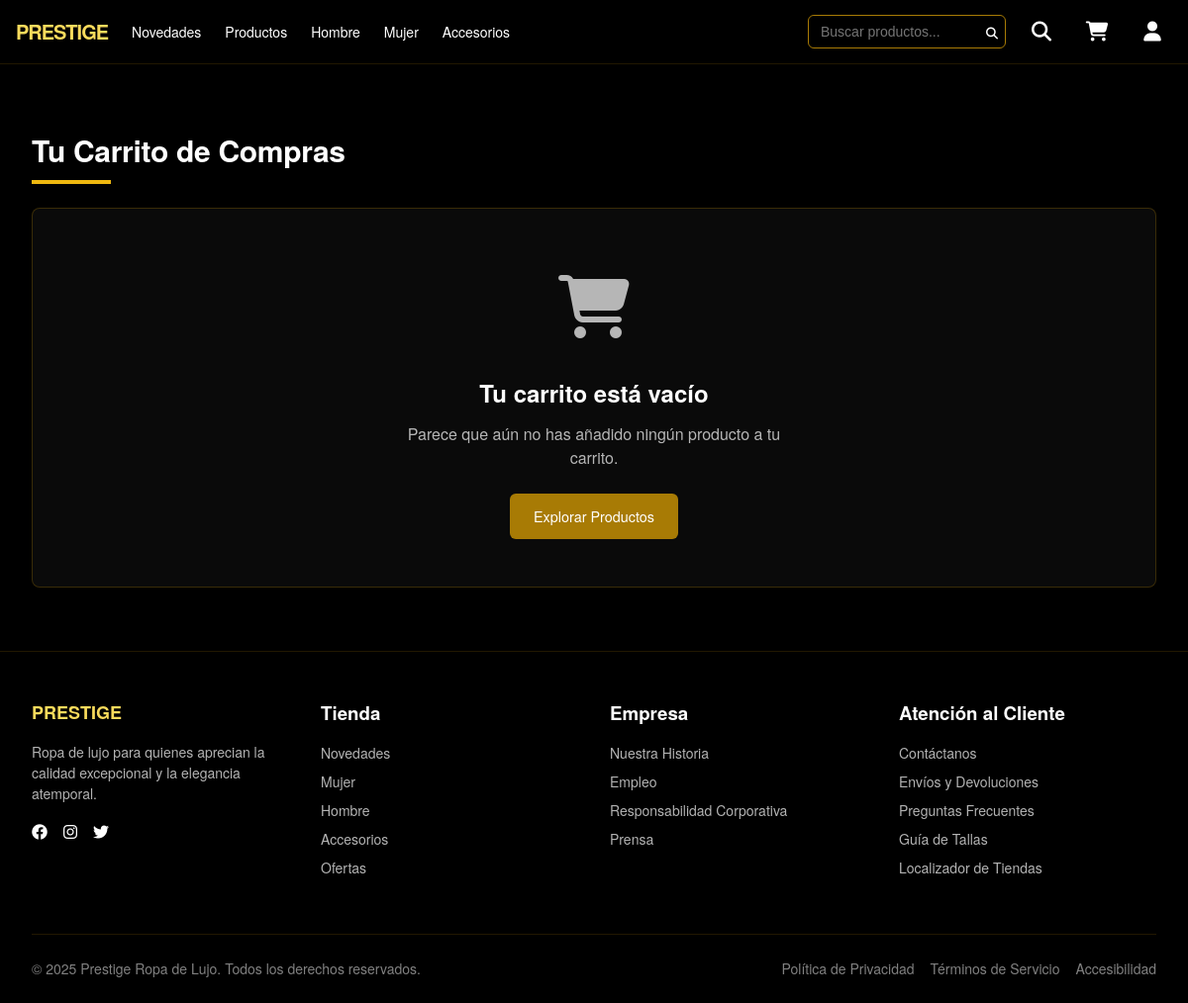
/store/cart/ (signed in), run on an earlier commit of the app's database.
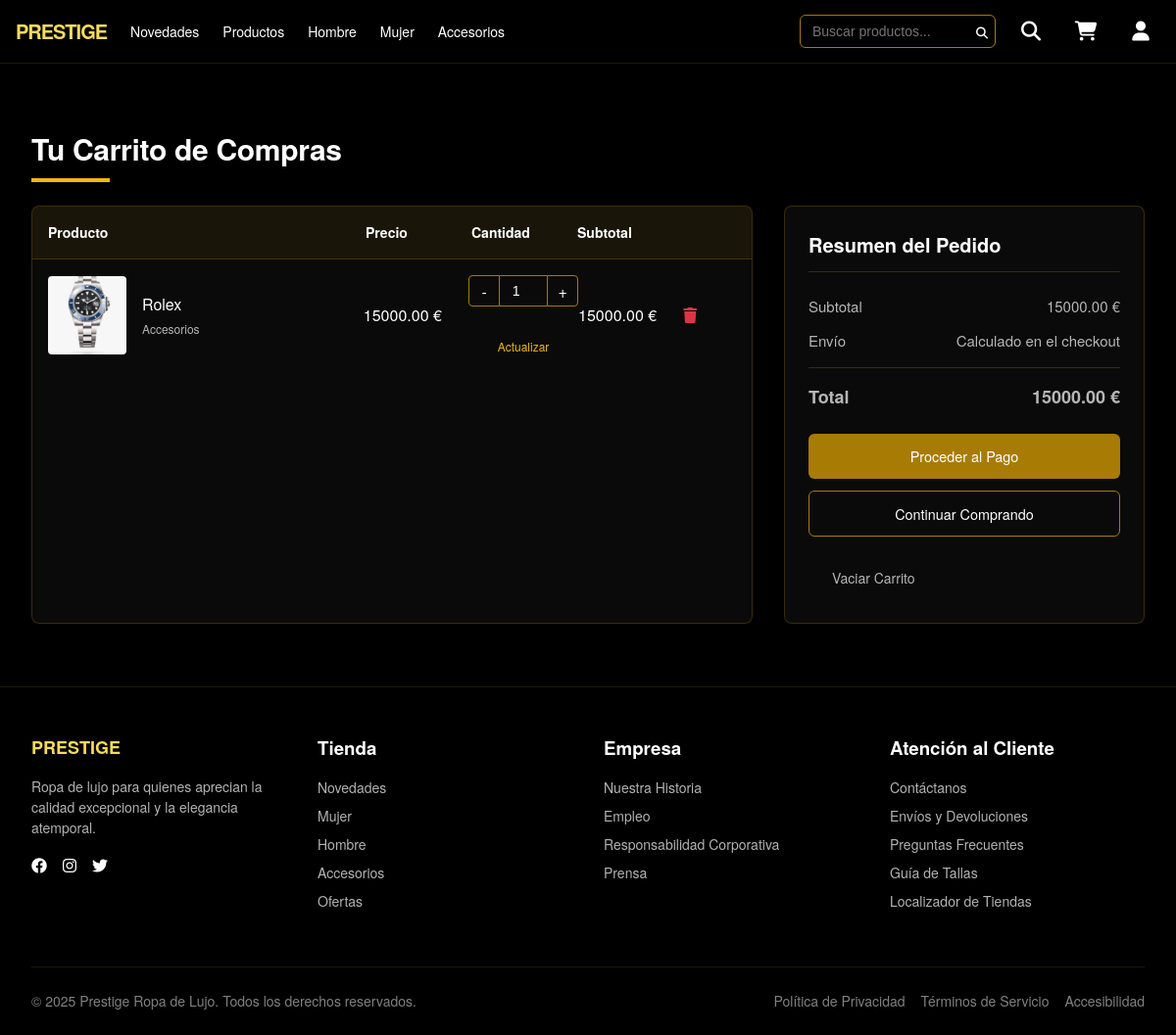
And on a later commit of the database.
### store/models.py (models this page shows, shortened)
class CartItem(models.Model):
    cart = models.ForeignKey(ShoppingCart, on_delete=models.CASCADE, related_name='items')
    product = models.ForeignKey(Product, on_delete=models.CASCADE)
    quantity = models.PositiveIntegerField(default=1)
    class Meta:
        unique_together = ('cart', 'product')

class Product(models.Model):
    name = models.CharField(max_length=200)
    price = models.DecimalField(max_digits=10, decimal_places=2)
    description = models.TextField()
    category = models.CharField(max_length=100)
    stock = models.PositiveIntegerField(default=0)
    image = models.ImageField(upload_to='products/', null=True, blank=True)

### store/views.py (the view)
# urls.py: path('cart/', views.CartView.as_view(), name='cart'),
class CartView(LoginRequiredMixin, TemplateView):
    template_name = 'cart/cart.html'
    def get_context_data(self, **kwargs):
        context = super().get_context_data(**kwargs)
        cart, created = ShoppingCart.objects.get_or_create(user=self.request.user)
        cart_items = CartItem.objects.filter(cart=cart).select_related('product')
        total = sum(item.product.price * item.quantity for item in cart_items)
        context['cart'] = cart
        context['cart_items'] = cart_items
        context['total'] = total
        return context

### store/templatetags/custom_filters.py (called while the page is built)
@register.filter
def mul(value, arg):
    try:
        return float(value) * float(arg)
    except (ValueError, TypeError):
        return 0

### store/templates/cart/cart.html (shortened to what this page needs)
{% extends 'pages/base.html' %}
{% load static %}
{% load custom_filters %}
{% block content %}
<section class="cart-section">
    <div class="container">
        <h1 class="section-title">Tu Carrito de Compras</h1>
        <div class="title-separator"></div>
        {% if cart_items %}
        <div class="cart-container">
            <div class="cart-items">
                <div class="cart-header">
                    <div class="cart-header-item product-col">Producto</div>
                    <div class="cart-header-item price-col">Precio</div>
                    <div class="cart-header-item quantity-col">Cantidad</div>
                    <div class="cart-header-item subtotal-col">Subtotal</div>
                    <div class="cart-header-item actions-col"></div>
                </div>
                {% for item in cart_items %}
                <div class="cart-item">
                    <div class="product-col">
                        <div class="cart-product">
                            <div class="cart-product-image">
                                <img src="{% if item.product.image %}{{ item.product.image.url }}{% else %}{% static 'img/producto-default.jpg' %}{% endif %}" alt="{{ item.product.name }}">
                            </div>
                            <div class="cart-product-info">
                                <h3 class="cart-product-name">{{ item.product.name }}</h3>
                                <div class="cart-product-category">{{ item.product.category }}</div>
                            </div>
                        </div>
                    </div>
                    <div class="price-col">{{ item.product.price }} €</div>
                    <div class="quantity-col">
                        <form method="post" action="{% url 'cart_update' %}" class="cart-quantity-form">
                            <div class="quantity-control">
                                <button type="button" class="quantity-btn minus" data-action="decrease">-</button>
                                <input type="number" name="quantity" value="{{ item.quantity }}" min="1" max="{{ item.product.stock }}" class="quantity-field">
                                <button type="button" class="quantity-btn plus" data-action="increase">+</button>
                            </div>
                            <button type="submit" class="update-btn">Actualizar</button>
                        </form>
                    </div>
                    <div class="subtotal-col">{{ item.product.price|mul:item.quantity|floatformat:2 }} €</div>
                    <div class="actions-col">
                        <form method="post" action="{% url 'cart_remove' %}">
                            <button type="submit" class="remove-btn">
                                <i class="fas fa-trash"></i>
                            </button>
                        </form>
                    </div>
                </div>
                {% endfor %}
            </div>
            <div class="cart-summary">
                <h2 class="summary-title">Resumen del Pedido</h2>
                <div class="summary-row">
                    <span>Subtotal</span>
                    <span>{{ total }} €</span>
                </div>
                <div class="summary-row">
                    <span>Envío</span>
                    <span>Calculado en el checkout</span>
                </div>
                <div class="summary-row total-row">
                    <span>Total</span>
                    <span>{{ total }} €</span>
                </div>
                <div class="summary-actions">
                    <a href="{% url 'checkout' %}" class="btn btn-primary btn-block">Proceder al Pago</a>
                    <a href="{% url 'products' %}" class="btn btn-outline btn-block">Continuar Comprando</a>
                    <div class="actions-col">
                        <form method="post" action="{% url 'cart_clear' %}">
                            <button type="submit" class="btn btn-text">Vaciar Carrito</button>
                        </form>
                    </div>
                </div>
            </div>
        </div>
        {% else %}
        <div class="empty-cart">
            <div class="empty-cart-icon">
                <i class="fas fa-shopping-cart"></i>
            </div>
            <h2>Tu carrito está vacío</h2>
            <p>Parece que aún no has añadido ningún producto a tu carrito.</p>
            <a href="{% url 'products' %}" class="btn btn-primary">Explorar Productos</a>
        </div>
        {% endif %}
    </div>
</section>
{% endblock %}

### store/templates/pages/base.html (shortened to what this page needs)
{% load static %}
<!DOCTYPE html>
<html lang="es">
<head>
    <link rel="stylesheet" href="{% static 'css/styles.css' %}">
    <link rel="stylesheet" href="https://cdnjs.cloudflare.com/ajax/libs/font-awesome/6.4.0/css/all.min.css">
</head>
<body>
    <nav class="navbar">
        <div class="navbar-container container">
            <div class="navbar-left">
                <a href="{% url 'home' %}" class="logo">PRESTIGE</a>
                <div class="main-nav desktop-only">
                    <a href="#" class="nav-link">Novedades</a>
                    <a href="{% url 'products' %}" class="nav-link">Productos</a>
                    <a href="#" class="nav-link">Hombre</a>
                    <a href="#" class="nav-link">Mujer</a>
                    <a href="#" class="nav-link">Accesorios</a>
                </div>
            </div>
            <div class="navbar-right">
                <div class="search-container desktop-only">
                    <form action="{% url 'search' %}" method="get">
                        <input type="text" name="q" class="search-input" placeholder="Buscar productos..." required>
                        <button type="submit" class="search-button">
                            <i class="fas fa-search"></i>
                        </button>
                    </form>
                </div>
                <button class="icon-button mobile-search-toggle mobile-only">
                    <i class="fas fa-search"></i>
                </button>
                <a href="{% url 'cart' %}" class="icon-button">
                    <i class="fas fa-shopping-cart"></i>
                </a>
                <div class="dropdown">
                    <button class="icon-button">
                        <i class="fas fa-user"></i>
                    </button>
                </div>
            </div>
        </div>
    </nav>
    <main>
        {% block content %}{% endblock %}
    </main>
    <footer class="footer">
        <div class="container">
            <div class="footer-grid">
                <div class="footer-column">
                    <h3 class="footer-title">PRESTIGE</h3>
                    <p class="footer-text">
                        Ropa de lujo para quienes aprecian la calidad excepcional y la elegancia atemporal.
                    </p>
                    <div class="social-links">
                        <a href="#" class="social-link">
                            <i class="fab fa-facebook"></i>
                        </a>
                        <a href="#" class="social-link">
                            <i class="fab fa-instagram"></i>
                        </a>
                        <a href="#" class="social-link">
                            <i class="fab fa-twitter"></i>
                        </a>
                    </div>
                </div>
                <div class="footer-column">
                    <h3 class="footer-heading">Tienda</h3>
                    <ul class="footer-links">
                        <li><a href="#" class="footer-link">Novedades</a></li>
                        <li><a href="#" class="footer-link">Mujer</a></li>
                        <li><a href="#" class="footer-link">Hombre</a></li>
                        <li><a href="#" class="footer-link">Accesorios</a></li>
                        <li><a href="#" class="footer-link">Ofertas</a></li>
                    </ul>
                </div>
                <div class="footer-column">
                    <h3 class="footer-heading">Empresa</h3>
                    <ul class="footer-links">
                        <li><a href="#" class="footer-link">Nuestra Historia</a></li>
                        <li><a href="#" class="footer-link">Empleo</a></li>
                        <li><a href="#" class="footer-link">Responsabilidad Corporativa</a></li>
                        <li><a href="#" class="footer-link">Prensa</a></li>
                    </ul>
                </div>
                <div class="footer-column">
                    <h3 class="footer-heading">Atención al Cliente</h3>
                    <ul class="footer-links">
                        <li><a href="#" class="footer-link">Contáctanos</a></li>
                        <li><a href="#" class="footer-link">Envíos y Devoluciones</a></li>
                        <li><a href="#" class="footer-link">Preguntas Frecuentes</a></li>
                        <li><a href="#" class="footer-link">Guía de Tallas</a></li>
                        <li><a href="#" class="footer-link">Localizador de Tiendas</a></li>
                    </ul>
                </div>
            </div>
            <div class="footer-bottom">
                <p class="copyright">
                    &copy; {% now "Y" %} Prestige Ropa de Lujo. Todos los derechos reservados.
                </p>
                <div class="legal-links">
                    <a href="#" class="legal-link">Política de Privacidad</a>
                    <a href="#" class="legal-link">Términos de Servicio</a>
                    <a href="#" class="legal-link">Accesibilidad</a>
                </div>
            </div>
        </div>
    </footer>
</body>
</html>

What changed in the data, as far as the page shows it:
added CartItem: product.name (picture), product.name "Rolex", product.category "Accesorios", product.price "15000.00", quantity "1", product.price|mul "15000.00"
Also different on the page:
{{ total }}: (not shown) → "15000.00"
text no longer shown: "Tu carrito está vacío Parece que aún no has añadido ningún producto a tu carrito. Explorar Productos"
text now shown: "Producto Precio Cantidad Subtotal Resumen del Pedido Subtotal € Envío Calculado en el checkout Total € Proceder al Pago Continuar Comprando Vaciar Carrito"
